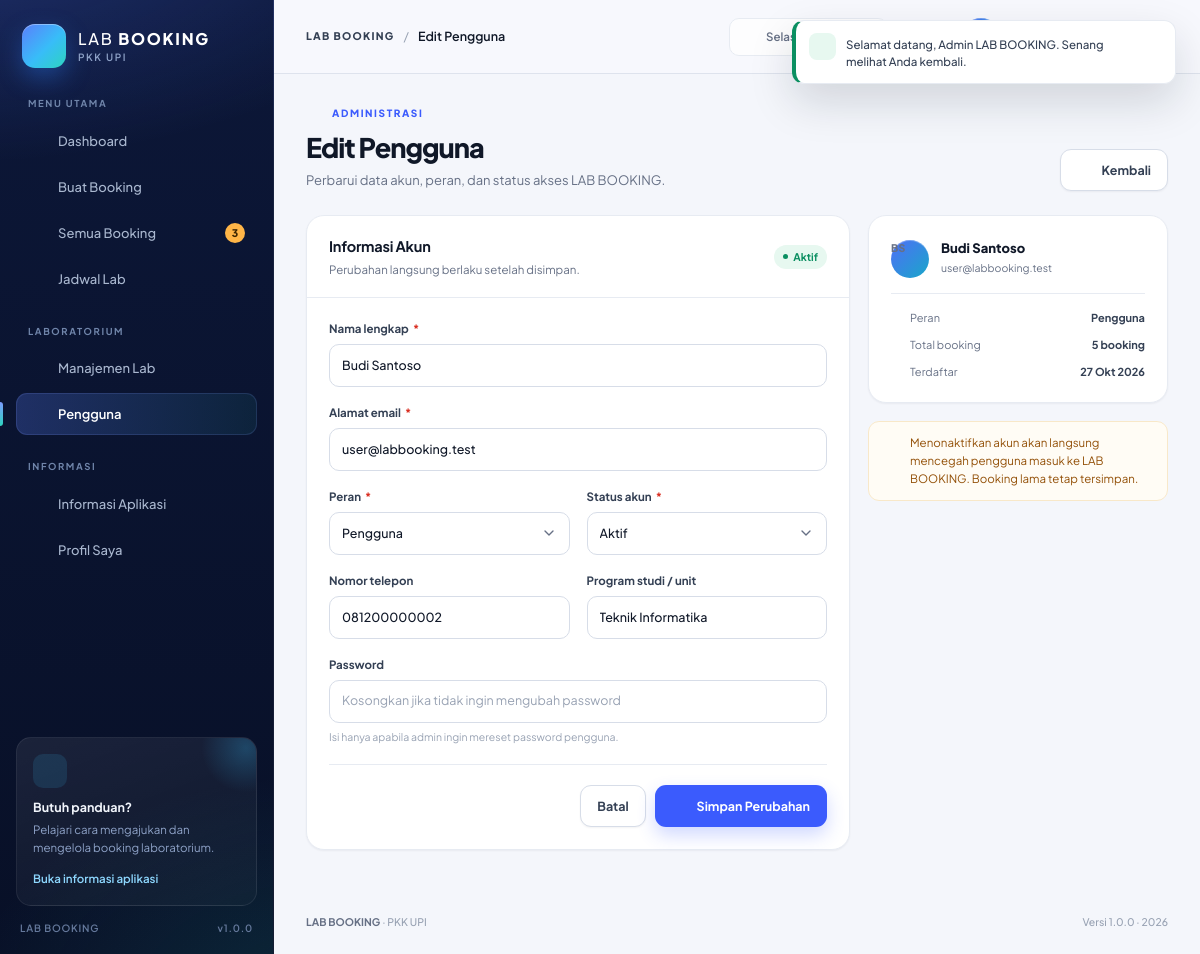
Page /users/edit.php?id=2 (signed in) on the committed database.
### tables this page shows
CREATE TABLE `users` (
    `id`         INT UNSIGNED NOT NULL AUTO_INCREMENT,
    `name`       VARCHAR(100) NOT NULL,
    `email`      VARCHAR(150) NOT NULL,
    `password`   VARCHAR(255) NOT NULL,
    `role`       ENUM('admin', 'user') NOT NULL DEFAULT 'user',
    `phone`      VARCHAR(30) DEFAULT NULL,
    `department` VARCHAR(120) DEFAULT NULL,
    `status`     ENUM('active', 'inactive') NOT NULL DEFAULT 'active',
    `created_at` DATETIME NOT NULL DEFAULT CURRENT_TIMESTAMP,
    `updated_at` DATETIME NOT NULL DEFAULT CURRENT_TIMESTAMP ON UPDATE CURRENT_TIMESTAMP,
    PRIMARY KEY (`id`),
    UNIQUE KEY `uq_users_email` (`email`),
    KEY `idx_users_role` (`role`),
    KEY `idx_users_status` (`status`)
);

### config/database.php (called while the page is built, shortened)
<?php
function db(): PDO
{
    static $pdo = null;
    if ($pdo instanceof PDO) {
        return $pdo;
    }
    $dsn = sprintf(
        'mysql:host=%s;port=%s;dbname=%s;charset=%s',
        DB_HOST,
        DB_PORT,
        DB_NAME,
        DB_CHARSET
    );
    try {
        $pdo = new PDO($dsn, DB_USER, DB_PASS, [
            PDO::ATTR_ERRMODE            => PDO::ERRMODE_EXCEPTION,
            PDO::ATTR_DEFAULT_FETCH_MODE => PDO::FETCH_ASSOC,
            PDO::ATTR_EMULATE_PREPARES   => false,
        ]);
    } catch (PDOException $exception) {
        http_response_code(500);
        if (APP_DEBUG) {
            $message = htmlspecialchars($exception->getMessage(), ENT_QUOTES, 'UTF-8');
            $database = htmlspecialchars(DB_NAME, ENT_QUOTES, 'UTF-8');
            echo '<!doctype html><html lang="id"><head><meta charset="utf-8">';
            echo '<title>Koneksi Database — LAB BOOKING</title>';
            echo '<style>body{font-family:system-ui,sans-serif;background:#f4f6fb;color:#101828;display:grid;place-items:center;min-height:100vh;margin:0}'
                . '.box{max-width:680px;background:#fff;padding:36px;border-radius:20px;border:1px solid #e4e7ec;box-shadow:0 20px 50px rgba(16,24,40,.08)}'
                . 'h1{font-size:22px;margin:0 0 8px}p{color:#667085;line-height:1.65}code{display:block;background:#101828;color:#d1fadf;padding:16px;border-radius:10px;margin-top:16px;white-space:pre-wrap;word-break:break-word}'
                . 'strong{color:#101828}</style></head><body><div class="box">';
            echo '<h1>LAB BOOKING belum dapat terhubung ke database</h1>';
            echo '<p>Pastikan MySQL pada Laragon sudah berjalan, database <strong>' . $database . '</strong> sudah dibuat, '
                . 'dan kredensial pada <strong>config/config.php</strong> sudah benar.</p>';
            echo '<p>Impor berkas <strong>database/lab_booking.sql</strong> melalui phpMyAdmin, lalu muat ulang halaman ini.</p>';
            echo '<code>' . $message . '</code></div></body></html>';
            exit;
        }
        exit('LAB BOOKING tidak dapat terhubung ke database. Silakan periksa konfigurasi.');
    }
    return $pdo;
}

### users/edit.php (the view, shortened to what this page needs)
<?php
require_once __DIR__ . '/../includes/functions.php';
require_admin();
$currentUser = current_user();
$accountId = (int) (get('id') !== '' ? get('id') : post('id'));
$existing = q('SELECT * FROM users WHERE id = ? LIMIT 1', [$accountId])->fetch();
$account = $existing;
$isSelf = (int) $account['id'] === (int) $currentUser['id'];
$errors = [
    'general'    => '',
    'name'       => '',
    'email'      => '',
    'role'       => '',
    'phone'      => '',
    'department' => '',
    'status'     => '',
    'password'   => '',
];
$bookingCount = (int) q('SELECT COUNT(*) FROM bookings WHERE user_id = ?', [$accountId])->fetchColumn();
$isEdit = true;
$formAction = url('users/edit.php?id=' . $accountId);
require __DIR__ . '/../includes/header.php';
?>
<div class="page-head">
    <div class="page-head-text">
        <span class="page-eyebrow"><?= icon('edit') ?>Administrasi</span>
        <h1 class="page-title">Edit Pengguna</h1>
        <p class="page-subtitle">Perbarui data akun, peran, dan status akses LAB BOOKING.</p>
    </div>
    <div class="page-actions">
        <a class="btn btn-secondary" href="<?= e(url('users/index.php')) ?>"><?= icon('arrow-left') ?>Kembali</a>
    </div>
</div>
<div class="booking-layout">
    <section class="card">
        <div class="card-header">
            <div class="card-heading">
                <h2 class="card-title">Informasi Akun</h2>
                <p class="card-subtitle">Perubahan langsung berlaku setelah disimpan.</p>
            </div>
            <?= user_status_badge($account['status']) ?>
        </div>
        <div class="card-body">
            <?php require __DIR__ . '/_form.php'; ?>
        </div>
    </section>
    <aside class="dash-stack">
        <section class="card">
            <div class="card-body">
                <div class="summary-lab">
                    <?= avatar($account['name']) ?>
                    <div>
                        <strong><?= e($account['name']) ?></strong>
                        <span><?= e($account['email']) ?></span>
                    </div>
                </div>
                <div class="summary-list">
                    <div class="summary-row">
                        <span><?= icon('shield') ?>Peran</span>
                        <strong><?= e(role_label($account['role'])) ?></strong>
                    </div>
                    <div class="summary-row">
                        <span><?= icon('calendar-check') ?>Total booking</span>
                        <strong><?= $bookingCount ?> booking</strong>
                    </div>
                    <div class="summary-row">
                        <span><?= icon('calendar') ?>Terdaftar</span>
                        <strong><?= e(format_date($account['created_at'])) ?></strong>
                    </div>
                </div>
            </div>
        </section>
        <?php if ($isSelf): ?>
            <div class="alert alert-info">
                <?= icon('info') ?>
                <span>Anda mengedit akun yang sedang digunakan. Peran admin dan status aktif dikunci demi keamanan akses.</span>
            </div>
        <?php else: ?>
            <div class="alert alert-warning">
                <?= icon('alert-triangle') ?>
                <span>Menonaktifkan akun akan langsung mencegah pengguna masuk ke LAB BOOKING. Booking lama tetap tersimpan.</span>
            </div>
        <?php endif; ?>
    </aside>
</div>
<?php require __DIR__ . '/../includes/footer.php'; ?>

### includes/functions.php (shortened to what this page needs)
<?php
require_once __DIR__ . '/../config/database.php';
require_once __DIR__ . '/icons.php';
function e(mixed $value): string
{
    return htmlspecialchars((string) $value, ENT_QUOTES | ENT_SUBSTITUTE, 'UTF-8');
}
function url(string $path = ''): string
{
    return BASE_URL . '/' . ltrim($path, '/');
}
function get(string $key, string $default = ''): string
{
    $value = $_GET[$key] ?? $default;
    return is_scalar($value) ? trim((string) $value) : $default;
}
function selected(bool $condition): string
{
    return $condition ? ' selected' : '';
}
function current_user(): ?array
{
    static $resolved = false;
    static $user = null;
    if ($resolved) {
        return $user;
    }
    $resolved = true;
    $userId = (int) ($_SESSION['user_id'] ?? 0);
    $statement = db()->prepare('SELECT * FROM users WHERE id = ? LIMIT 1');
    $statement->execute([$userId]);
    $found = $statement->fetch();
    return $user = $found;
}
function is_logged_in(): bool
{
    return current_user() !== null;
}
function is_admin(): bool
{
    $user = current_user();
    return $user !== null && $user['role'] === 'admin';
}
function require_login(): void
{
    if (!is_logged_in()) {
        flash('warning', 'Silakan masuk terlebih dahulu untuk mengakses halaman tersebut.');
        redirect('login.php');
    }
}
function require_admin(): void
{
    require_login();
}
function q(string $sql, array $parameters = []): PDOStatement
{
    $statement = db()->prepare($sql);
    $statement->execute($parameters);
    return $statement;
}
function role_label(string $role): string
{
    return $role === 'admin' ? 'Admin' : 'Pengguna';
}
function user_status_badge(string $status): string
{
    $active = $status === 'active';
    return '<span class="badge badge-' . ($active ? 'success' : 'neutral') . '"><span class="badge-dot"></span>'
        . ($active ? 'Aktif' : 'Nonaktif') . '</span>';
}
function initials(string $name): string
{
    $name = trim($name);
    $parts = preg_split('/\s+/', $name) ?: [$name];
    return mb_strtoupper(mb_substr($parts[0], 0, 1) . mb_substr($parts[count($parts) - 1], 0, 1));
}
function avatar(string $name, string $class = ''): string
{
    $safeClass = $class !== '' ? ' ' . e($class) : '';
    return '<span class="avatar' . $safeClass . '" aria-hidden="true">' . e(initials($name)) . '</span>';
}
function format_date(?string $date, string $style = 'short', bool $withDay = false): string
{
    $timestamp = strtotime($date);
    $months = [
        1  => 'Januari', 2  => 'Februari', 3 => 'Maret', 4 => 'April',
        5  => 'Mei', 6 => 'Juni', 7 => 'Juli', 8 => 'Agustus',
        9  => 'September', 10 => 'Oktober', 11 => 'November', 12 => 'Desember',
    ];
    $monthsShort = [
        1 => 'Jan', 2 => 'Feb', 3 => 'Mar', 4 => 'Apr', 5 => 'Mei', 6 => 'Jun',
        7 => 'Jul', 8 => 'Agu', 9 => 'Sep', 10 => 'Okt', 11 => 'Nov', 12 => 'Des',
    ];
    $days = ['Minggu', 'Senin', 'Selasa', 'Rabu', 'Kamis', 'Jumat', 'Sabtu'];
    $monthName = $style === 'long'
        ? $months[(int) date('n', $timestamp)]
        : $monthsShort[(int) date('n', $timestamp)];
    $formatted = date('j', $timestamp) . ' ' . $monthName . ' ' . date('Y', $timestamp);
    if ($withDay) {
        $formatted = $days[(int) date('w', $timestamp)] . ', ' . $formatted;
    }
    return $formatted;
}

### users/_form.php (shortened to what this page needs)
<form method="post" action="<?= e($formAction) ?>" data-submit-once>
    <div class="form-grid">
        <div class="field">
            <label class="field-label" for="name">Nama lengkap <span class="req">*</span></label>
            <input
                class="input<?= $errors['name'] !== '' ? ' has-error' : '' ?>"
                type="text"
                id="name"
                name="name"
                value="<?= e($account['name']) ?>"
                placeholder="Nama lengkap pengguna"
                maxlength="100"
                required
            >
        </div>
        <div class="field">
            <label class="field-label" for="email">Alamat email <span class="req">*</span></label>
            <input
                class="input<?= $errors['email'] !== '' ? ' has-error' : '' ?>"
                type="email"
                id="email"
                name="email"
                value="<?= e($account['email']) ?>"
                placeholder="nama@email.com"
                maxlength="150"
                required
            >
        </div>
        <div class="form-grid cols-2">
            <div class="field">
                <label class="field-label" for="role">Peran <span class="req">*</span></label>
                <select class="select<?= $errors['role'] !== '' ? ' has-error' : '' ?>" id="role" name="role" required>
                    <option value="user"<?= selected($account['role'] === 'user') ?>>Pengguna</option>
                </select>
            </div>
            <div class="field">
                <label class="field-label" for="status">Status akun <span class="req">*</span></label>
                <select class="select<?= $errors['status'] !== '' ? ' has-error' : '' ?>" id="status" name="status" required>
                    <option value="active"<?= selected($account['status'] === 'active') ?>>Aktif</option>
                </select>
            </div>
        </div>
        <div class="form-grid cols-2">
            <div class="field">
                <label class="field-label" for="phone">Nomor telepon</label>
                <input
                    class="input<?= $errors['phone'] !== '' ? ' has-error' : '' ?>"
                    type="text"
                    id="phone"
                    name="phone"
                    value="<?= e($account['phone']) ?>"
                    placeholder="08xxxxxxxxxx"
                    maxlength="30"
                    inputmode="tel"
                >
            </div>
            <div class="field">
                <label class="field-label" for="department">Program studi / unit</label>
                <input
                    class="input<?= $errors['department'] !== '' ? ' has-error' : '' ?>"
                    type="text"
                    id="department"
                    name="department"
                    value="<?= e($account['department']) ?>"
                    placeholder="Contoh: Teknik Informatika"
                    maxlength="120"
                >
            </div>
        </div>
        <div class="field">
            <label class="field-label" for="password">
                Password <?= $isEdit ? '' : '<span class="req">*</span>' ?>
            </label>
            <div class="password-field">
                <input
                    class="input<?= $errors['password'] !== '' ? ' has-error' : '' ?>"
                    type="password"
                    id="password"
                    name="password"
                    placeholder="<?= $isEdit ? 'Kosongkan jika tidak ingin mengubah password' : 'Minimal 8 karakter' ?>"
                    autocomplete="new-password"
                    minlength="8"
                    <?= $isEdit ? '' : 'required' ?>
                >
                <button class="password-toggle" type="button" data-toggle-password="password" aria-label="Tampilkan password" aria-pressed="false">
                    <span class="icon-eye"><?= icon('eye') ?></span>
                </button>
            </div>
            <span class="field-hint">
                <?= $isEdit ? 'Isi hanya apabila admin ingin mereset password pengguna.' : 'Gunakan minimal 8 karakter agar akun lebih aman.' ?>
            </span>
        </div>
    </div>
    <div class="form-actions">
        <a class="btn btn-secondary" href="<?= e(url('users/index.php')) ?>">Batal</a>
        <button class="btn btn-primary" type="submit">
            <?= icon('check') ?><?= $isEdit ? 'Simpan Perubahan' : 'Tambah Pengguna' ?>
        </button>
    </div>
</form>

### rows in the picture
users: name "Budi Santoso", email "user@labbooking.test", phone "081200000002", department "Teknik Informatika", name "BS", role "Pengguna", created_at "27 Okt 2026"

### other values in the picture
APP_ORGANIZATION "PKK UPI"
$pendingApprovals "3"
APP_VERSION "1.0.0"
$pageTitle "Edit Pengguna"
$flash['message'] "Selamat datang, Admin LAB BOOKING. Senang melihat Anda kembali."
$bookingCount "5"
APP_YEAR "2026"
